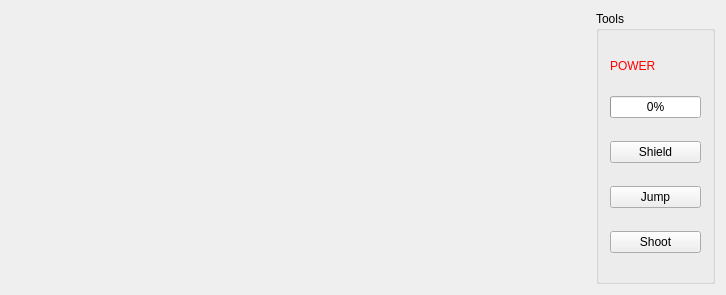
<?xml version="1.0" encoding="UTF-8"?>
<ui version="4.0">
 <class>MainWindow</class>
 <widget class="QMainWindow" name="MainWindow">
  <property name="geometry">
   <rect>
    <x>0</x>
    <y>0</y>
    <width>726</width>
    <height>295</height>
   </rect>
  </property>
  <property name="sizePolicy">
   <sizepolicy hsizetype="Preferred" vsizetype="Preferred">
    <horstretch>0</horstretch>
    <verstretch>0</verstretch>
   </sizepolicy>
  </property>
  <property name="windowTitle">
   <string>MainWindow</string>
  </property>
  <widget class="QWidget" name="centralWidget">
   <layout class="QHBoxLayout" name="horizontalLayout">
    <item>
     <widget class="graphics" name="GraphicsPresenter" native="true">
      <property name="sizePolicy">
       <sizepolicy hsizetype="Expanding" vsizetype="Preferred">
        <horstretch>0</horstretch>
        <verstretch>0</verstretch>
       </sizepolicy>
      </property>
     </widget>
    </item>
    <item>
     <widget class="QGroupBox" name="groupBox">
      <property name="title">
       <string>Tools</string>
      </property>
      <layout class="QVBoxLayout" name="verticalLayout">
       <item>
        <widget class="QLabel" name="label">
         <property name="sizePolicy">
          <sizepolicy hsizetype="Fixed" vsizetype="Fixed">
           <horstretch>0</horstretch>
           <verstretch>0</verstretch>
          </sizepolicy>
         </property>
         <property name="styleSheet">
          <string notr="true">color: rgb(255, 0, 0)
</string>
         </property>
         <property name="text">
          <string>POWER</string>
         </property>
        </widget>
       </item>
       <item>
        <widget class="QProgressBar" name="progressBar">
         <property name="sizePolicy">
          <sizepolicy hsizetype="Fixed" vsizetype="Fixed">
           <horstretch>0</horstretch>
           <verstretch>0</verstretch>
          </sizepolicy>
         </property>
         <property name="value">
          <number>0</number>
         </property>
        </widget>
       </item>
       <item>
        <widget class="QPushButton" name="btnShiled">
         <property name="text">
          <string>Shield</string>
         </property>
        </widget>
       </item>
       <item>
        <widget class="QPushButton" name="btnJump">
         <property name="text">
          <string>Jump</string>
         </property>
        </widget>
       </item>
       <item>
        <widget class="QPushButton" name="btnBullet">
         <property name="text">
          <string>Shoot</string>
         </property>
        </widget>
       </item>
      </layout>
     </widget>
    </item>
   </layout>
  </widget>
 </widget>
 <layoutdefault spacing="6" margin="11"/>
 <customwidgets>
  <customwidget>
   <class>graphics</class>
   <extends>QWidget</extends>
   <header>graphics.h</header>
   <container>1</container>
  </customwidget>
 </customwidgets>
 <resources/>
 <connections/>
</ui>
